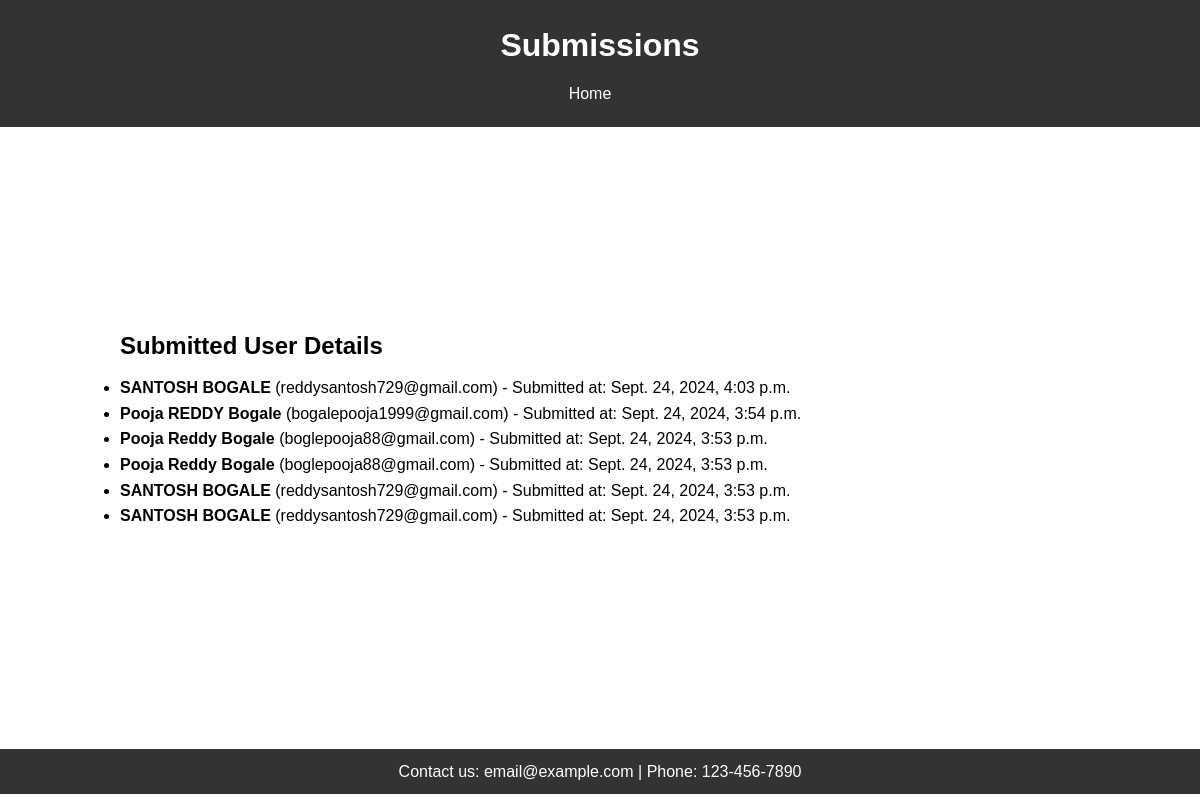
The app's page /submissions/ with its own data.
### mainapp/models.py (models this page shows, shortened)
class UserSubmission(models.Model):
    name = models.CharField(max_length=100)
    email = models.EmailField()
    submitted_at = models.DateTimeField(auto_now_add=True)

### mainapp/views.py (the view)
# urls.py: path('submissions/', views.submissions_list, name='submissions_list'),  # New route
def submissions_list(request):
    submissions = UserSubmission.objects.all().order_by('-submitted_at')
    return render(request, 'submissions_list.html', {
        'submissions': submissions
    })

### mainapp/templates/submissions_list.html (shortened to what this page needs)
<!DOCTYPE html>
<html lang="en">
<head>
    {% load static %}
    <link rel="stylesheet" href="{% static 'css/styles.css' %}">
</head>
<body>
    <header>
        <div class="container">
            <h1>Submissions</h1>
            <nav>
                <ul>
                    <li><a href="{% url 'home' %}">Home</a></li>
                </ul>
            </nav>
        </div>
    </header>
    <main>
        <div class="container">
            <h2>Submitted User Details</h2>
            <ul>
                {% for submission in submissions %}
                    <li>
                        <strong>{{ submission.name }}</strong> ({{ submission.email }}) - Submitted at: {{ submission.submitted_at }}
                    </li>
                {% endfor %}
            </ul>
        </div>
    </main>
    <footer>
        <div class="container">
            <p>Contact us: email@example.com | Phone: 123-456-7890</p>
        </div>
    </footer>
</body>
</html>

### mainapp/static/styles.css (style rules this page uses)
* { margin: 0; padding: 0; box-sizing: border-box; }
body { font-family: Arial, sans-serif; line-height: 1.6; }
.container { width: 80%; margin: 0 auto; }
header { background-color: #333; color: white; padding: 20px 0; text-align: center; }
header h1 { margin-bottom: 10px; }
nav ul { list-style-type: none; }
nav ul li { display: inline; margin-right: 20px; }
nav ul li a { color: white; text-decoration: none; }
main { padding: 200px 0; }
main h2 { font-size: 24px; margin-bottom: 10px; }
footer { background-color: #333; color: white; text-align: center; padding: 10px 0; margin-top: 20px; }
footer p { margin: 0; }

### records on screen
UserSubmission: name "SANTOSH BOGALE", email "reddysantosh729@gmail.com", submitted_at "Sept. 24, 2024, 4:03 p.m."
UserSubmission: name "Pooja REDDY Bogale", email "bogalepooja1999@gmail.com", submitted_at "Sept. 24, 2024, 3:54 p.m."
UserSubmission: name "Pooja Reddy Bogale", email "boglepooja88@gmail.com", submitted_at "Sept. 24, 2024, 3:53 p.m."
UserSubmission: name "Pooja Reddy Bogale", email "boglepooja88@gmail.com", submitted_at "Sept. 24, 2024, 3:53 p.m."
UserSubmission: name "SANTOSH BOGALE", email "reddysantosh729@gmail.com", submitted_at "Sept. 24, 2024, 3:53 p.m."
UserSubmission: name "SANTOSH BOGALE", email "reddysantosh729@gmail.com", submitted_at "Sept. 24, 2024, 3:53 p.m."
